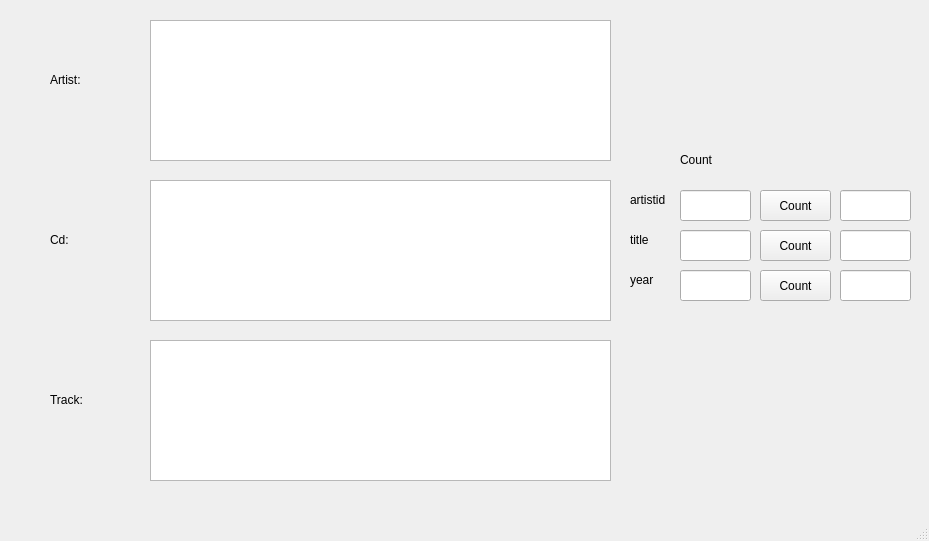
<?xml version="1.0" encoding="UTF-8"?>
<ui version="4.0">
 <class>MainWindow</class>
 <widget class="QMainWindow" name="MainWindow">
  <property name="geometry">
   <rect>
    <x>0</x>
    <y>0</y>
    <width>929</width>
    <height>541</height>
   </rect>
  </property>
  <property name="windowTitle">
   <string>MainWindow</string>
  </property>
  <widget class="QWidget" name="centralwidget">
   <widget class="QTableView" name="tableView">
    <property name="geometry">
     <rect>
      <x>150</x>
      <y>20</y>
      <width>461</width>
      <height>141</height>
     </rect>
    </property>
   </widget>
   <widget class="QTableView" name="tableView_2">
    <property name="geometry">
     <rect>
      <x>150</x>
      <y>180</y>
      <width>461</width>
      <height>141</height>
     </rect>
    </property>
   </widget>
   <widget class="QTableView" name="tableView_3">
    <property name="geometry">
     <rect>
      <x>150</x>
      <y>340</y>
      <width>461</width>
      <height>141</height>
     </rect>
    </property>
   </widget>
   <widget class="QLabel" name="label">
    <property name="geometry">
     <rect>
      <x>50</x>
      <y>70</y>
      <width>63</width>
      <height>20</height>
     </rect>
    </property>
    <property name="text">
     <string>Artist:</string>
    </property>
   </widget>
   <widget class="QLabel" name="label_2">
    <property name="geometry">
     <rect>
      <x>50</x>
      <y>230</y>
      <width>63</width>
      <height>20</height>
     </rect>
    </property>
    <property name="text">
     <string>Cd:</string>
    </property>
   </widget>
   <widget class="QLabel" name="label_3">
    <property name="geometry">
     <rect>
      <x>50</x>
      <y>390</y>
      <width>63</width>
      <height>20</height>
     </rect>
    </property>
    <property name="text">
     <string>Track:</string>
    </property>
   </widget>
   <widget class="QLabel" name="label_4">
    <property name="geometry">
     <rect>
      <x>680</x>
      <y>150</y>
      <width>63</width>
      <height>20</height>
     </rect>
    </property>
    <property name="text">
     <string>Count</string>
    </property>
   </widget>
   <widget class="QLabel" name="label_5">
    <property name="geometry">
     <rect>
      <x>630</x>
      <y>190</y>
      <width>63</width>
      <height>20</height>
     </rect>
    </property>
    <property name="text">
     <string>artistid</string>
    </property>
   </widget>
   <widget class="QLabel" name="label_6">
    <property name="geometry">
     <rect>
      <x>630</x>
      <y>230</y>
      <width>63</width>
      <height>20</height>
     </rect>
    </property>
    <property name="text">
     <string>title</string>
    </property>
   </widget>
   <widget class="QLabel" name="label_7">
    <property name="geometry">
     <rect>
      <x>630</x>
      <y>270</y>
      <width>63</width>
      <height>20</height>
     </rect>
    </property>
    <property name="text">
     <string>year</string>
    </property>
   </widget>
   <widget class="QLineEdit" name="artistid_text">
    <property name="geometry">
     <rect>
      <x>680</x>
      <y>190</y>
      <width>71</width>
      <height>31</height>
     </rect>
    </property>
   </widget>
   <widget class="QLineEdit" name="title_text">
    <property name="geometry">
     <rect>
      <x>680</x>
      <y>230</y>
      <width>71</width>
      <height>31</height>
     </rect>
    </property>
   </widget>
   <widget class="QLineEdit" name="year_text">
    <property name="geometry">
     <rect>
      <x>680</x>
      <y>270</y>
      <width>71</width>
      <height>31</height>
     </rect>
    </property>
   </widget>
   <widget class="QPushButton" name="id_but">
    <property name="geometry">
     <rect>
      <x>760</x>
      <y>190</y>
      <width>71</width>
      <height>31</height>
     </rect>
    </property>
    <property name="text">
     <string>Count</string>
    </property>
   </widget>
   <widget class="QPushButton" name="title_but">
    <property name="geometry">
     <rect>
      <x>760</x>
      <y>230</y>
      <width>71</width>
      <height>31</height>
     </rect>
    </property>
    <property name="text">
     <string>Count</string>
    </property>
   </widget>
   <widget class="QPushButton" name="year_but">
    <property name="geometry">
     <rect>
      <x>760</x>
      <y>270</y>
      <width>71</width>
      <height>31</height>
     </rect>
    </property>
    <property name="text">
     <string>Count</string>
    </property>
   </widget>
   <widget class="QLineEdit" name="artistid_res">
    <property name="geometry">
     <rect>
      <x>840</x>
      <y>190</y>
      <width>71</width>
      <height>31</height>
     </rect>
    </property>
   </widget>
   <widget class="QLineEdit" name="title_res">
    <property name="geometry">
     <rect>
      <x>840</x>
      <y>230</y>
      <width>71</width>
      <height>31</height>
     </rect>
    </property>
   </widget>
   <widget class="QLineEdit" name="year_res">
    <property name="geometry">
     <rect>
      <x>840</x>
      <y>270</y>
      <width>71</width>
      <height>31</height>
     </rect>
    </property>
   </widget>
  </widget>
  <widget class="QMenuBar" name="menubar">
   <property name="geometry">
    <rect>
     <x>0</x>
     <y>0</y>
     <width>929</width>
     <height>25</height>
    </rect>
   </property>
  </widget>
  <widget class="QStatusBar" name="statusbar"/>
 </widget>
 <resources/>
 <connections/>
</ui>
